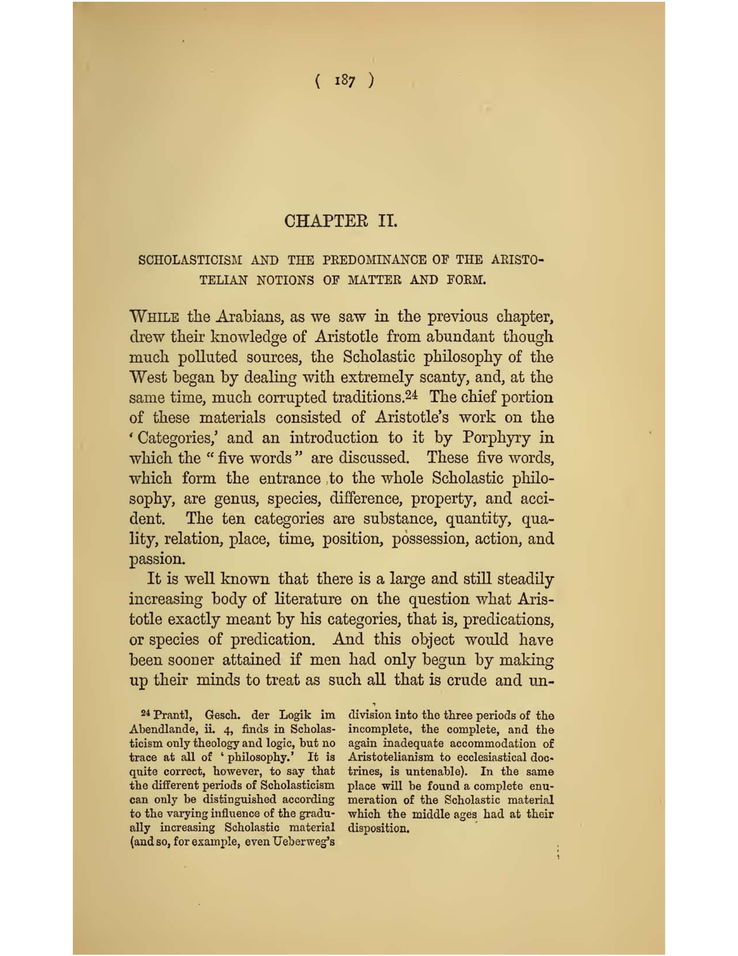
#> input picture materialism 0.png, 738 x 956 px, shrunk from 1700 x 2200 before the run
$ jupyter execute Photolab.ipynb
#> lines starting #> are read from the running program, lines starting #| are printed output that depends on the picture
[cell 1]
# Load libraries
from ipywidgets import interact, interactive, fixed
import ipywidgets as widgets
from PIL import Image

[cell 2]
# Open sample image as original image
orig_image = Image.open('materialism 0.png') # Set the sample image
#> orig_image is the input picture: PIL image 738x956 RGB; mean R, G, B 216.1, 201.5, 162.2
r_val, b_val = orig_image.size # Gather max sizes for right and bottom value
#> r_val = 738; b_val = 956
print(orig_image.size) # Print size
#| (738, 956)
#> the sliders are set to left = 0, top = 0, right = 738, bottom = 956

[cell 3]
# Crop dictionary for left, top, right, and bottom
crop_vals = {'left':0, 'top':0, 'right':0, 'bottom':0}

[cell 4]
# Gather values for crop function with interactive widget
@interact(left=widgets.IntSlider(min=0, max=r_val, step=1, value=0, continuous_update=True),
          top=widgets.IntSlider(min=0, max=b_val, step=1, value=0, continuous_update=True),
          right=widgets.IntSlider(min=0, max=r_val, step=1, value=r_val, continuous_update=True),
          bottom=widgets.IntSlider(min=0, max=b_val, step=1, value=b_val, continuous_update=True))

# Pass values from slider to crop function
def crop(left,top,right,bottom):
    crop_vals['left'] = left
    crop_vals['top'] = top
    crop_vals['right'] = right
    crop_vals['bottom'] = bottom
    return orig_image.crop((left,top,right,bottom)) # Display crop result

[cell 5]
# Create values from dictionary
left = crop_vals['left']
#> left = 0
top = crop_vals['top']
right = crop_vals['right']
bottom = crop_vals['bottom']

print(left, top, right, bottom) # Print saved size values
#| 0 0 738 956
edited_image = orig_image.crop((left,top,right,bottom))
width, height = edited_image.size
#> width = 738; height = 956
edited_image.save('./tmp/crop.png') # Save cropped verison to tmp folder

[cell 6]
# Open resulted cropped image
cropped_image = Image.open('./tmp/crop.png')
# Gather cropped image's size
width, height = cropped_image.size
# Load all pixels from the image
orig_pixel_map = cropped_image.load()
# Gather mode
mode = cropped_image.mode
#> mode = 'RGB'
# Create a new image matching the original image's color mode, and size
new_image = Image.new(mode, (width, height))
#> new_image: PIL image 738x956 RGB; every value is 0
#> the sliders are set to threshold = 50, darkness = 1
# Load all the pixels from this new image as well
new_pixel_map = new_image.load()

[cell 7]
# Set levels values for threshold and darkness
levels_vals = {'threshold':0, 'darkness':0}

[cell 8]
# Gather values for levels function with interactive widget
@interact(threshold=widgets.IntSlider(min=0, max=500, step=1, value=50, continuous_update=True),
          darkness=widgets.IntSlider(min=.5, max=10, step=1, value=1, continuous_update=True))

# Pass values from slider to levels function
def levels(threshold, darkness):
#> called with threshold = 50, darkness = 1
    new_image = Image.new(mode, (width,height))
    new_pixel_map = new_image.load()

    for x in range(width):
        for y in range(height):
            r,g,b = orig_pixel_map[x,y]
            if sum((r,g,b)) > threshold:
                new_pixel_map[x,y] = (255,255,255)
            else:
                new_pixel_map[x,y] = (r*darkness,g*darkness,b*darkness)

    levels_vals['threshold'] = threshold
    levels_vals['darkness'] = darkness
    return new_image # Display levels change

[cell 9]
# Create values from dictionary
threshold = levels_vals['threshold']
#> threshold = 50
darkness = levels_vals['darkness']

print(threshold,darkness) # Print saved levels values
#| 50 1

# Pass values to "levels" function
def levels(threshold, darkness):
#> called with threshold = 50, darkness = 1
    new_image = Image.new(mode, (width,height))
    new_pixel_map = new_image.load()

    for x in range(width):
        for y in range(height):
            r,g,b = orig_pixel_map[x,y]
            if sum((r,g,b)) > threshold:
                new_pixel_map[x,y] = (255,255,255)
            else:
                new_pixel_map[x,y] = (r*darkness,g*darkness,b*darkness)
    # must run inside function
    new_image.save('./tmp/levels.png') # Save adjusted verison to tmp folder
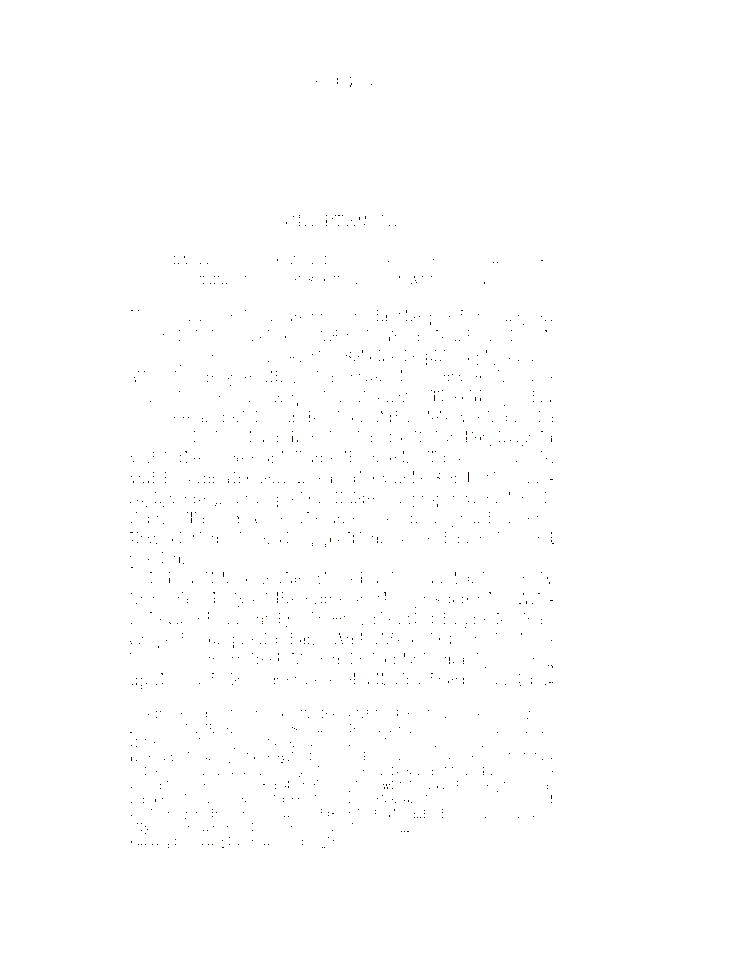
#> saved as levels.png: PIL image 738x956 RGB; mean R, G, B 254.5, 254.5, 254.5

# Execute levels function
levels(threshold, darkness)

[cell 10]
# Import libraries for batch work
import glob
import os

[cell 11]
# get cwd and set file pattern
cwd = os.getcwd()
file_pattern = '*.png'
file_name_list = []

# change directory to source of collection
os.chdir('collection')
# extend file name list to match collection
if '*' in file_pattern:
    file_name_list.extend(glob.glob(file_pattern))
# print collection contents
print(file_name_list)

[cell 12]
# crop all files in the collection
for target in file_name_list:
    orig_image = Image.open(target)
    edited_image = orig_image.crop((left,top,right,bottom))
    edited_image.save(target)
print("Done")

[cell 13]
# apply levels adjustment to all files in the collection
def batch_levels(threshold, darkness):
#> called with threshold = 50, darkness = 1
    cropped_image = Image.open(target)
    width, height = cropped_image.size
#> width = 738; height = 956
    orig_pixel_map = cropped_image.load()
    mode = cropped_image.mode
#> mode = 'RGB'
    new_image = Image.new(mode, (width, height))
    new_pixel_map = new_image.load()
    new_image = Image.new(mode, (width,height))
    new_pixel_map = new_image.load()

    for x in range(width):
        for y in range(height):
            r,g,b = orig_pixel_map[x,y]
            if sum((r,g,b)) > threshold:
                new_pixel_map[x,y] = (255,255,255)
            else:
                new_pixel_map[x,y] = (r*darkness,g*darkness,b*darkness)
    new_image.save(target) # Save adjusted verison to tmp folder

# adjust levels for all files in collection
for target in file_name_list:
    batch_levels(threshold, darkness)

print("Done")
